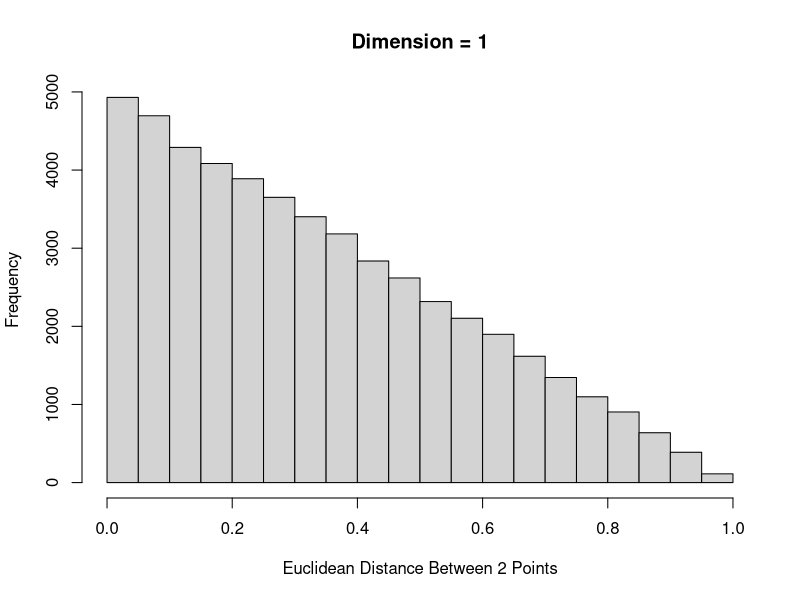
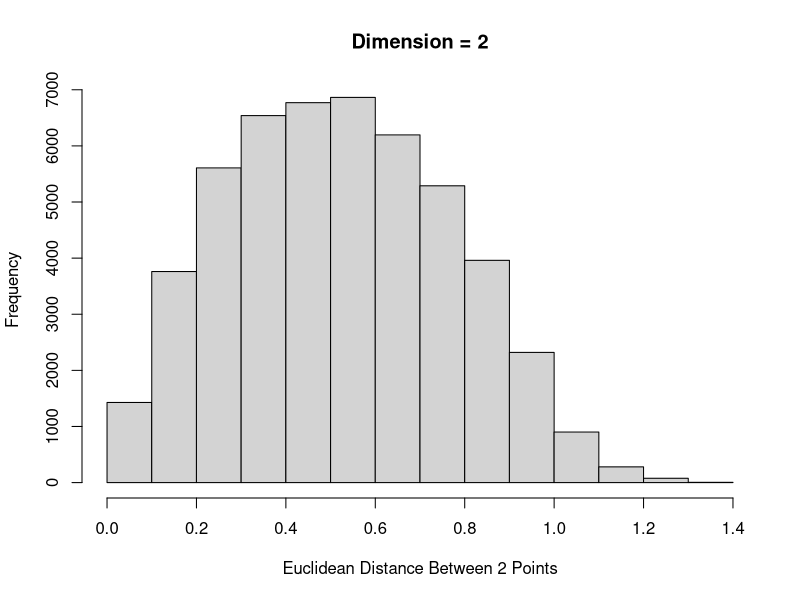
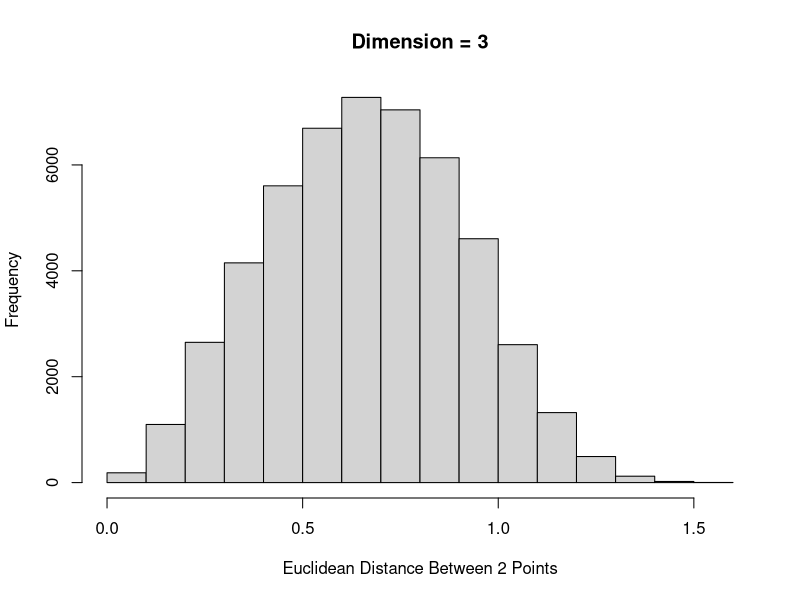
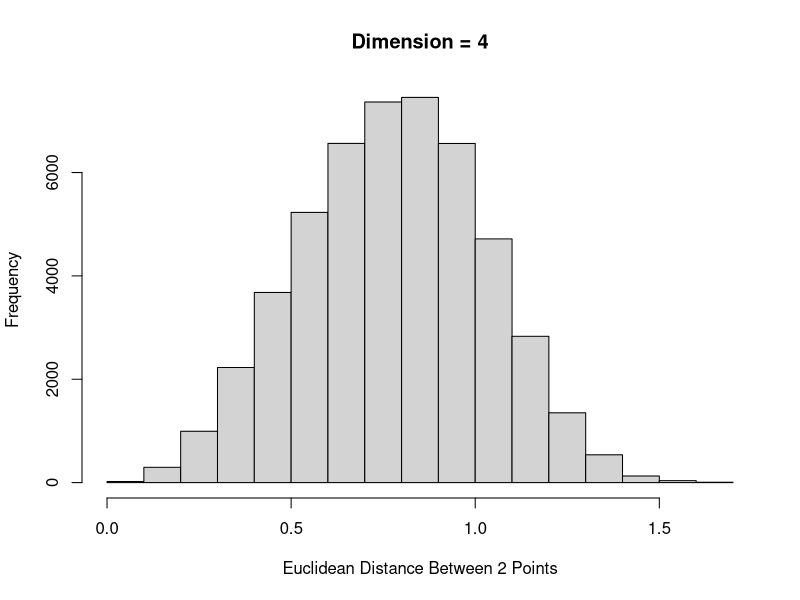

Here is the R script that generated these plots, in order:
n_vec = 1:4
nreps = 50000

dists = matrix(0, nrow = length(n_vec), ncol = nreps)

euclidean = \(vect1, vect2) {
  ans = sqrt(sum((vect1 - vect2)^2))
  return(ans)
}

for (i in 1:length(n_vec)) {
  for (j in 1:nreps) {
    pt1 = runif(n_vec[i], min = 0, max = 1)
    pt2 = runif(n_vec[i], min = 0, max = 1)
    dists[i,j] = euclidean(pt1, pt2)
  }
}

hist(dists[1,], xlab = "Euclidean Distance Between 2 Points", main = 'Dimension = 1')
hist(dists[2,], xlab = "Euclidean Distance Between 2 Points", main = 'Dimension = 2')
hist(dists[3,], xlab = "Euclidean Distance Between 2 Points", main = 'Dimension = 3')
hist(dists[4,], xlab = "Euclidean Distance Between 2 Points", main = 'Dimension = 4')